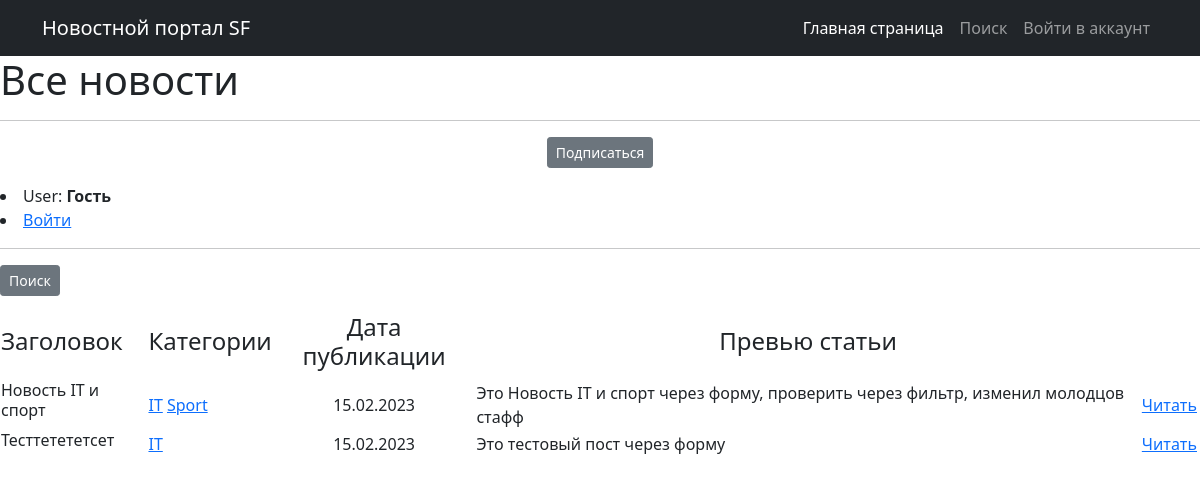
The app's page /news/categories/1, older data.
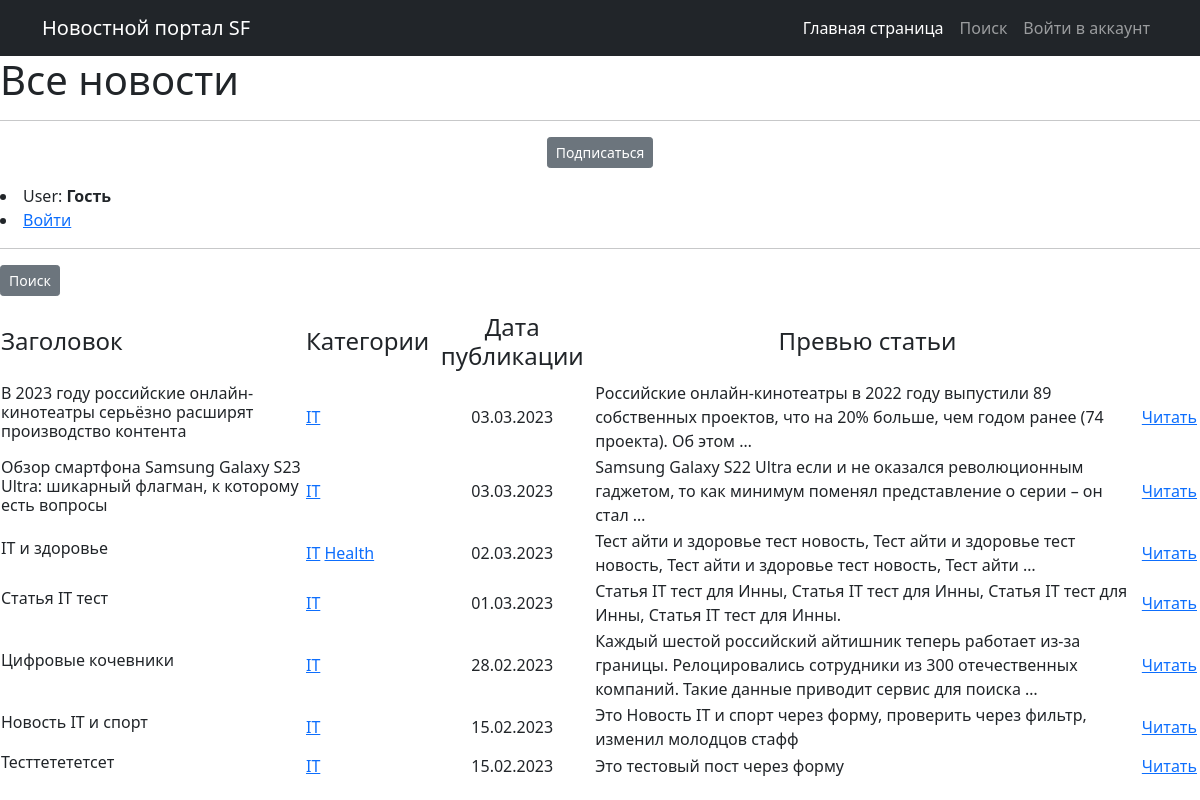
The same page, newer data.
### news/models.py (models this page shows, shortened)
class Post(models.Model):
    news = 'NEWS'
    article = 'ART'
    TYPE = [
        (news, 'Новость'),
        (article, 'Статья')
    ]
    author = models.ForeignKey(Author, on_delete=models.CASCADE)
    category_type = models.CharField(max_length=4,
                                choices=TYPE,
                                default=news)
    time_add = models.DateTimeField(auto_now_add=True)
    category_post = models.ManyToManyField(Category, through='PostCategory')
    header_post = models.CharField(max_length=128)
    text = models.TextField()
    rating_post = models.SmallIntegerField(default=0)

class Category(models.Model):
    name_category = models.CharField(max_length=64, unique=True)
    subscribers = models.ManyToManyField(User, related_name='categories')
    def __str__(self):
        return f'{self.name_category}'

### news/views.py (the view)
# urls.py: path('categories/<int:pk>', CategoryListView.as_view(), name='category_list'),
class CategoryListView(ListView):
    model = Post
    template_name = 'category_list.html'
    context_object_name = 'category_news_list'
    def get_queryset(self):
        self.category_post = get_object_or_404(Category, id=self.kwargs['pk'])
        queryset = Post.objects.filter(category_post=self.category_post).order_by('-time_add')
        return queryset
    def get_context_data(self, **kwargs):
        context = super().get_context_data(**kwargs)
        context['is_not_subscriber'] = self.request.user not in self.category_post.subscribers.all()
        context['category'] = self.category_post
        return context

### news/templatetags/custom_filters.py (called while the page is built)
@register.filter()
def censor(value):
    bad_words = ['редиска','гад']
    if not isinstance(value, str):
        raise TypeError(f'Недопустимое значение{type(value)} Нужно ввести строковое значение')
    for word in value.split():
        if word.lower() in bad_words:
            value = value.replace(word, f'{word[0]}{"*" * (len(word) - 1)}')
    return value

### templates/category_list.html (shortened to what this page needs)
{% extends 'flatpages/default.html' %}
{% load custom_filters %}
{% block content %}
    <h1> Все новости </h1>
    <hr>
    {% if is_not_subscriber %}
    <p class="text-center"><a href="{% url 'subscribe' category.id %}" class="btn btn-secondary btn-sm">Подписаться</a> </p>
    {% else %}
    <p class="text-center"><a href="{% url 'unsubscribe' category.id %}" class="btn btn-secondary btn-sm">Отписаться</a> </p>
    {% endif %}
    {% if user.is_authenticated %}
        <p>User: <strong>{{ user.get_username }}</strong></p>
        <p class="text-left"><a href="/accounts/logout" class="btn btn-secondary btn-sm">Выйти</a></p>
    {% else %}
        <li>User: <strong>Гость</strong></li>
        <li><a href="/accounts/login">Войти</a></li>
    {% endif %}
    <hr>
    <p class="text-left"><a href="{% url 'post_search' %}" class="btn btn-secondary btn-sm">Поиск</a></p>
        <table>
            <tr>
                <td><h4>Заголовок</h4></td>
                <td><h4>Категории</h4></td>
                <td><h4 align="center">Дата публикации</h4></td>
                <td><h4 align="center">Превью статьи</h4></td>
            </tr>
            {% for post in category_news_list %}
                <tr>
                    <td><h6>{{post.header_post|censor}}</h6></td>
                    <td>{% for category in post.category_post.all %}
                            <a href="{% url 'category_list' category.id %}"> {{category}}</a>
                        {% endfor %}</td>
                    <td align="center">{{post.time_add|date:'d.m.Y'}}</td>
                    <td>{{post.text|truncatewords:20|censor}}</td>
                    <td><a href="{% url 'post_detail' pk=post.id %}">Читать</a></td>
                    <td>
                    </td>
                </tr>
            {% endfor %}
        </table>
{% endblock content %}

### templates/flatpages/default.html (shortened to what this page needs)
<!DOCTYPE html>
<html lang="en">
    <head>
        {% load static %}
        <link href="{% static 'css/styles.css' %}" rel="stylesheet" />
    </head>
    <body>
        <nav class="navbar navbar-expand-lg navbar-dark bg-dark">
            <div class="container">
                <a class="navbar-brand" href="{% url 'post_list' %}">Новостной портал SF</a>
                <div class="collapse navbar-collapse" id="navbarSupportedContent">
                    <ul class="navbar-nav ms-auto mb-2 mb-lg-0">
                        <li class="nav-item"><a class="nav-link active" aria-current="page" href="{% url 'post_list' %}">Главная страница</a></li>
                        <li class="nav-item"><a class="nav-link" href="{% url 'post_search' %}">Поиск</a></li>
                        {% if user.is_authenticated %}
                        <li class="nav-item"><a class="nav-link" href="/accounts/logout">Выйти из аккаунта</a></li>
                        {% else %}
                        <li class="nav-item"><a class="nav-link" href="/accounts/login">Войти в аккаунт</a></li>
                        {% endif %}
                    </ul>
                </div>
            </div>
        </nav>
            {% block content %}{% endblock content %}
    </body>
</html>

Row changes from the older to the newer data that the page shows:
removed Category: name_category "Sport", shown under Post "Новость IT и спорт"
added Post: header_post|censor "В 2023 году российские онлайн-кинотеатры серьёзно расширят производство контента", time_add "03.03.2023", text|censor "Российские онлайн‑кинотеатры в 2022 году выпустили 89 собственных проектов, что на 20% больше, чем годом ранее (74 проекта). Об этом …", Category (name_category "IT")
added Post: header_post|censor "Обзор смартфона Samsung Galaxy S23 Ultra: шикарный флагман, к которому есть вопросы", time_add "03.03.2023", text|censor "Samsung Galaxy S22 Ultra если и не оказался революционным гаджетом, то как минимум поменял представление о серии – он стал …", Category (name_category "IT")
added Post: header_post|censor "IT и здоровье", time_add "02.03.2023", text|censor "Тест айти и здоровье тест новость, Тест айти и здоровье тест новость, Тест айти и здоровье тест новость, Тест айти …", Category (name_category "IT")
now on this page (row unchanged): Category: name_category "Health", shown under "IT и здоровье"
added Post: header_post|censor "Статья IT тест", time_add "01.03.2023", text|censor "Статья IT тест для Инны, Статья IT тест для Инны, Статья IT тест для Инны, Статья IT тест для Инны.", Category (name_category "IT")
added Post: header_post|censor "Цифровые кочевники", time_add "28.02.2023", text|censor "Каждый шестой российский айтишник теперь работает из-за границы. Релоцировались сотрудники из 300 отечественных компаний. Такие данные приводит сервис для поиска …", Category (name_category "IT")
